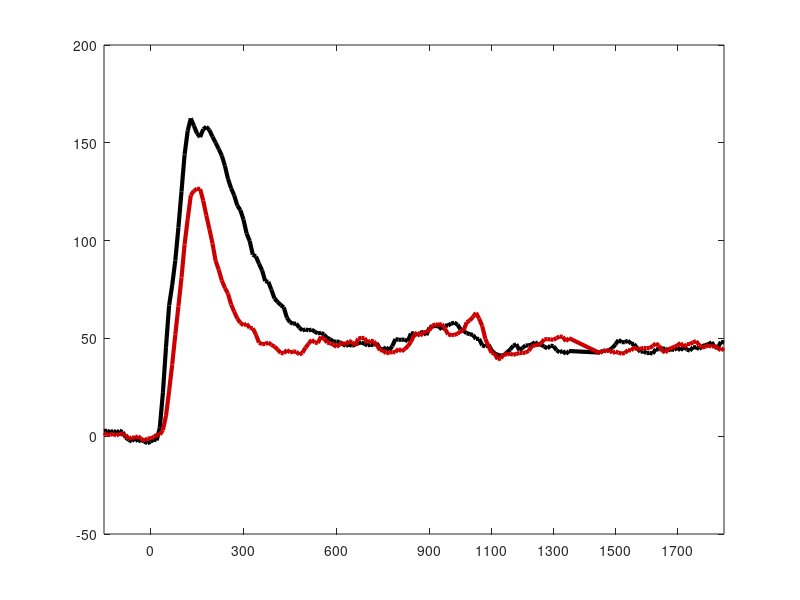

Source code (MATLAB): (Note: this script raises an error after producing the figure.)
% add main folder and subfolders to the Matlab path 

zerotime    = 301;
time_window = 100;
time_step   = 10;
init_time   = [101 1701];
end_time    = [1701 2202];

time = [init_time(1)+time_window/2:time_step:end_time(1)-time_window/2,init_time(2)+time_window/2:time_step:end_time(2)-time_window/2];
time = time - zerotime;

% select panel to plot 'fig_4b', 'fig_4c'
select_panel = 'fig_4b';
switch select_panel
    case 'fig_4b';
        label = 'Multidimensional distance (Hz)';
        load('fig_4b.mat');
    case 'fig_4c'
        label = 'Multidimensional Velocity (Hz/sec)';
        load('fig_4c.mat');
        time = time(1+step:end-step);
end

figure('color',[1 1 1])
rgb = [0 0 0; 0.8 0 0];
for iCond = 1:2
    mean_data = mean(data{iCond},2);
    dataBaseline(iCond)     = mean(mean_data(time<0));
    dataBaseline_trl{iCond} = mean(data{iCond}(time<0,:),1)-dataBaseline(iCond);
    
    mean_data = mean_data - dataBaseline(iCond);
    
    h(iCond)=plot(time, mean_data,'Color',rgb(iCond, :),'LineWidth',3); hold on,
end

ax = gca;
xlim([time(1), time(end)])
ylims = get(gca,'ylim');
set(ax, 'xtick', [0:300:900, 1100: 200:1400, 1500:200:1800]);
set(ax, 'xticklabels', [0:0.3:0.9, 1.1:0.2:1.4, -0.3:0.2:0]);

array_pres = 0; cue_pres = 900;
plot([cue_pres cue_pres],ylims,  '--k', 'LineWidth', 0.8);
plot([array_pres array_pres],ylims,  '--k', 'LineWidth', 0.8);
xlabel('Time from cue onset (s)');
ylabel(label);
legend([h(1),h(2)],'spatial','color','location','best');
legend('boxoff')

tmp1 = data{1}([1:151,162:end],:,:)-dataBaseline(1);
tmp2 = data{2}([1:151,162:end],:,:)-dataBaseline(2);

% compare the two conditions using a cluster-based permutation test
% requires function permutest: https://www.mathworks.com/matlabcentral/fileexchange/71737-permutest
[clusters, p_values] = permutest(tmp1, tmp2, 0, 0.001, 10^4, 1);
ylims = get(gca, 'ylim');
obsDiff = mean(tmp1,2)-mean(tmp2,2);
for iClust = 1: length(clusters)
    if p_values(iClust)<0.001
        for ii = 1: length(clusters{iClust})
            if obsDiff(ii) > 0
                color = rgb(1,:);
            else
                color = rgb(2,:);
            end
            line([time(clusters{iClust}(1))  time(clusters{iClust}(end))], [ylims(1)+3 ylims(1)+3],'linewidth',4, 'color',color)
        end
    end
end
switch select_panel
    case 'fig_4b';
        set(ax, 'ytick', 0:40:ylims(2));
        set(ax, 'yticklabels',0:40:ylims(2));
        demo_makeSignBar( dataBaseline_trl{1}', tmp1', time, 1000, [.5 .5 .5], rgb(1,:), 1, 5)
        demo_makeSignBar( dataBaseline_trl{2}', tmp2', time, 1000, [.5 .5 .5], rgb(2,:), 1, 8)
        rectangle('Position',[1350 ylims(1) 100 ylims(2)-ylims(1)],'EdgeColor','k','FaceColor','w'), hold on,
    case 'fig_4c'
        demo_makeSignBar( velBaseline_trl{1}', tmp1', timeo, 1000, [.5 .5 .5], rgb(1,:), 1, -1)
        demo_makeSignBar( velBaseline_trl{2}', tmp2', timeo, 1000, [.5 .5 .5], rgb(2,:), 1, -2)
        rectangle('Position',[1310 ylims(1) 180 ylims(2)-ylims(1)],'EdgeColor','k','FaceColor','w'), hold on,
end
